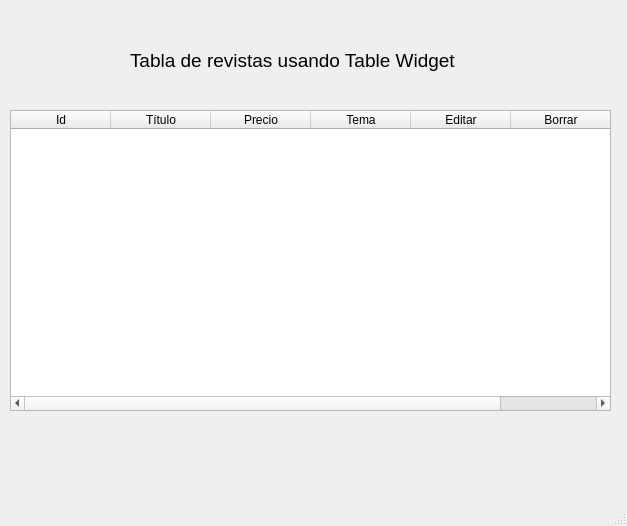
<?xml version="1.0" encoding="UTF-8"?>
<ui version="4.0">
 <class>MainWindow</class>
 <widget class="QMainWindow" name="MainWindow">
  <property name="geometry">
   <rect>
    <x>0</x>
    <y>0</y>
    <width>627</width>
    <height>526</height>
   </rect>
  </property>
  <property name="windowTitle">
   <string>MainWindow</string>
  </property>
  <widget class="QWidget" name="centralwidget">
   <widget class="QTableWidget" name="tableWidget">
    <property name="geometry">
     <rect>
      <x>10</x>
      <y>110</y>
      <width>601</width>
      <height>301</height>
     </rect>
    </property>
    <column>
     <property name="text">
      <string>Id</string>
     </property>
    </column>
    <column>
     <property name="text">
      <string>Título</string>
     </property>
    </column>
    <column>
     <property name="text">
      <string>Precio</string>
     </property>
    </column>
    <column>
     <property name="text">
      <string>Tema</string>
     </property>
    </column>
    <column>
     <property name="text">
      <string>Editar</string>
     </property>
    </column>
    <column>
     <property name="text">
      <string>Borrar</string>
     </property>
    </column>
   </widget>
   <widget class="QLabel" name="etq_listado">
    <property name="geometry">
     <rect>
      <x>130</x>
      <y>50</y>
      <width>351</width>
      <height>21</height>
     </rect>
    </property>
    <property name="font">
     <font>
      <pointsize>14</pointsize>
     </font>
    </property>
    <property name="text">
     <string>Tabla de revistas usando Table Widget</string>
    </property>
   </widget>
  </widget>
  <widget class="QStatusBar" name="statusbar"/>
 </widget>
 <resources/>
 <connections/>
</ui>
